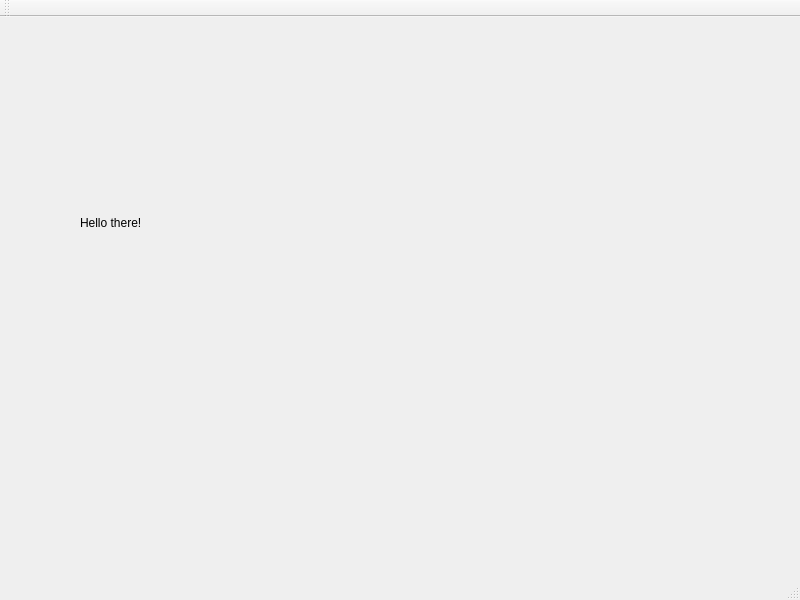
<?xml version="1.0" encoding="UTF-8"?>
<ui version="4.0">
 <class>Otherwindow</class>
 <widget class="QMainWindow" name="Otherwindow">
  <property name="geometry">
   <rect>
    <x>0</x>
    <y>0</y>
    <width>800</width>
    <height>600</height>
   </rect>
  </property>
  <property name="windowTitle">
   <string>MainWindow</string>
  </property>
  <widget class="QWidget" name="centralwidget">
   <widget class="QLabel" name="label">
    <property name="geometry">
     <rect>
      <x>80</x>
      <y>130</y>
      <width>261</width>
      <height>151</height>
     </rect>
    </property>
    <property name="text">
     <string>Hello there!</string>
    </property>
   </widget>
  </widget>
  <widget class="QMenuBar" name="menubar">
   <property name="geometry">
    <rect>
     <x>0</x>
     <y>0</y>
     <width>800</width>
     <height>19</height>
    </rect>
   </property>
  </widget>
  <widget class="QStatusBar" name="statusbar"/>
  <widget class="QToolBar" name="toolBar">
   <property name="windowTitle">
    <string>toolBar</string>
   </property>
   <attribute name="toolBarArea">
    <enum>TopToolBarArea</enum>
   </attribute>
   <attribute name="toolBarBreak">
    <bool>false</bool>
   </attribute>
  </widget>
 </widget>
 <resources/>
 <connections/>
</ui>
